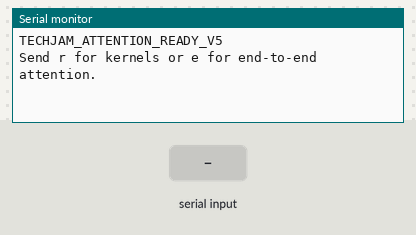
A sketch run on a simulated ESP32-C3. On the bench: the last lines printed to the serial monitor. The test bench sets the inputs (shaded band).

Above: at 1.4 s.
1.5 s: "r90\n" received over Serial
At 2.4 s:
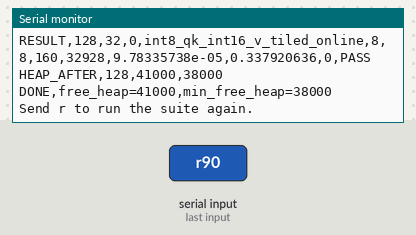
3.0 s: "e90\n" received over Serial
At 3.5 s:
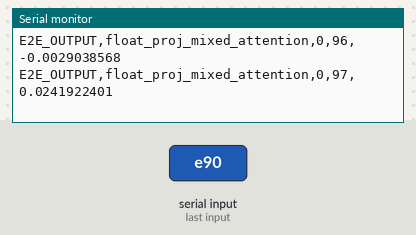
Timing chart, 0 to 6.0 s (numbered marks = the images above; inputs shaded):
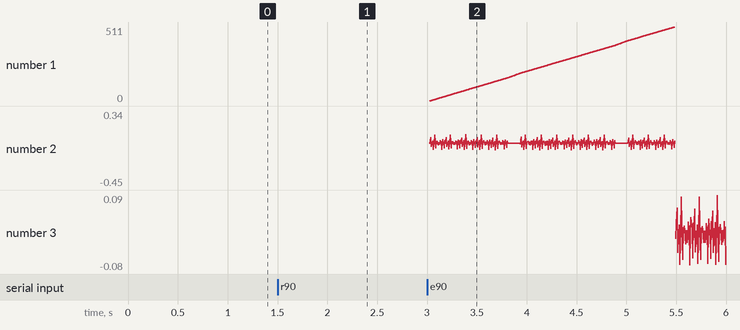

Measured:
- after the input at 1.5 s, the serial monitor: prints a new line at once (image 1)
- after the input at 3.0 s, the serial monitor: prints a new line at once (image 2)

The sketch:

esp32_attention_benchmark.ino
```cpp
#include <Arduino.h>
#include <esp_heap_caps.h>
#include <esp_timer.h>

#include "attention_kernels.h"
#include "end_to_end_attention.h"

namespace {

constexpr uint16_t TILE_SIZE = 8;
constexpr float RELATIVE_TOLERANCE = 0.02f;
constexpr float ABSOLUTE_TOLERANCE = 0.002f;
constexpr uint8_t MAX_TIMING_SAMPLES = 7;

constexpr EndToEndConfig END_TO_END_CONFIG = {16, 32, 4, TILE_SIZE};

const AttentionShape SHAPES[] = {
    {8, 8, false},
    {16, 16, false},
    {32, 16, false},
    {32, 32, false},
    {64, 32, false},
    {64, 32, true},
    {64, 64, false},
    {96, 32, false},
    {128, 32, false},
};

enum class Kernel : uint8_t {
  Materialized,
  TiledExact,
  TiledFastExp,
  Int8Materialized,
  Int8TiledExact,
  Int8QKInt16VMaterialized,
  Int8QKInt16VTiledExact,
};

struct Buffers {
  float *query = nullptr;
  float *key = nullptr;
  float *value = nullptr;
  float *reference = nullptr;
  float *candidate = nullptr;
  float *scores = nullptr;
  float *scratch_scores = nullptr;
  float *scratch_value = nullptr;
  int8_t *query_int8 = nullptr;
  int8_t *key_int8 = nullptr;
  int8_t *value_int8 = nullptr;
  int16_t *value_int16 = nullptr;
  QuantizationScales scales = {1.0f, 1.0f, 1.0f};
  QuantizationScales scales_int16 = {1.0f, 1.0f, 1.0f};
};

uint32_t random_state = 0xC001D00Du;

uint32_t nextRandom() {
  random_state = random_state * 1664525u + 1013904223u;
  return random_state;
}

float randomFloat() {
  const int32_t centered = static_cast<int32_t>((nextRandom() >> 8) & 0xFFFFu) -
                           32768;
  return static_cast<float>(centered) / 65536.0f;
}

void fillInputs(Buffers &buffers, size_t elements) {
  random_state = 0xC001D00Du;
  for (size_t index = 0; index < elements; ++index) {
    buffers.query[index] = randomFloat();
    buffers.key[index] = randomFloat();
    buffers.value[index] = randomFloat() * 2.0f;
  }
}

float quantizeSymmetric(const float *source,
                        int8_t *destination,
                        size_t elements) {
  float maximum = 0.0f;
  for (size_t index = 0; index < elements; ++index) {
    const float magnitude = fabsf(source[index]);
    if (magnitude > maximum) {
      maximum = magnitude;
    }
  }

  const float scale = maximum > 0.0f ? maximum / 127.0f : 1.0f;
  const float inverse_scale = 1.0f / scale;
  for (size_t index = 0; index < elements; ++index) {
    int32_t quantized =
        static_cast<int32_t>(lroundf(source[index] * inverse_scale));
    if (quantized > 127) {
      quantized = 127;
    } else if (quantized < -127) {
      quantized = -127;
    }
    destination[index] = static_cast<int8_t>(quantized);
  }
  return scale;
}

float quantizeSymmetricInt16(const float *source,
                             int16_t *destination,
                             size_t elements) {
  float maximum = 0.0f;
  for (size_t index = 0; index < elements; ++index) {
    const float magnitude = fabsf(source[index]);
    if (magnitude > maximum) {
      maximum = magnitude;
    }
  }

  const float scale = maximum > 0.0f ? maximum / 32767.0f : 1.0f;
  const float inverse_scale = 1.0f / scale;
  for (size_t index = 0; index < elements; ++index) {
    int32_t quantized =
        static_cast<int32_t>(lroundf(source[index] * inverse_scale));
    if (quantized > 32767) {
      quantized = 32767;
    } else if (quantized < -32767) {
      quantized = -32767;
    }
    destination[index] = static_cast<int16_t>(quantized);
  }
  return scale;
}

void quantizeInputs(Buffers &buffers, size_t elements) {
  buffers.scales.query =
      quantizeSymmetric(buffers.query, buffers.query_int8, elements);
  buffers.scales.key =
      quantizeSymmetric(buffers.key, buffers.key_int8, elements);
  buffers.scales.value =
      quantizeSymmetric(buffers.value, buffers.value_int8, elements);
  buffers.scales_int16.query = buffers.scales.query;
  buffers.scales_int16.key = buffers.scales.key;
  buffers.scales_int16.value =
      quantizeSymmetricInt16(buffers.value, buffers.value_int16, elements);
}

void releaseBuffers(Buffers &buffers) {
  free(buffers.query);
  free(buffers.key);
  free(buffers.value);
  free(buffers.reference);
  free(buffers.candidate);
  free(buffers.scores);
  free(buffers.scratch_scores);
  free(buffers.scratch_value);
  free(buffers.query_int8);
  free(buffers.key_int8);
  free(buffers.value_int8);
  free(buffers.value_int16);
  buffers = Buffers{};
}

bool allocateBuffers(const AttentionShape &shape, Buffers &buffers) {
  const size_t matrix_elements =
      static_cast<size_t>(shape.sequence) * shape.head_dimension;
  const size_t matrix_bytes = matrix_elements * sizeof(float);
  buffers.query = static_cast<float *>(malloc(matrix_bytes));
  buffers.key = static_cast<float *>(malloc(matrix_bytes));
  buffers.value = static_cast<float *>(malloc(matrix_bytes));
  buffers.reference = static_cast<float *>(malloc(matrix_bytes));
  buffers.candidate = static_cast<float *>(malloc(matrix_bytes));
  buffers.scores = static_cast<float *>(malloc(materializedWorkspaceBytes(shape)));
  buffers.scratch_scores =
      static_cast<float *>(malloc(TILE_SIZE * sizeof(float)));
  buffers.scratch_value =
      static_cast<float *>(malloc(shape.head_dimension * sizeof(float)));
  buffers.query_int8 = static_cast<int8_t *>(malloc(matrix_elements));
  buffers.key_int8 = static_cast<int8_t *>(malloc(matrix_elements));
  buffers.value_int8 = static_cast<int8_t *>(malloc(matrix_elements));
  buffers.value_int16 =
      static_cast<int16_t *>(malloc(matrix_elements * sizeof(int16_t)));

  const bool allocated = buffers.query && buffers.key && buffers.value &&
                         buffers.reference && buffers.candidate &&
                         buffers.scores && buffers.scratch_scores &&
                         buffers.scratch_value && buffers.query_int8 &&
                         buffers.key_int8 && buffers.value_int8 &&
                         buffers.value_int16;
  if (!allocated) {
    releaseBuffers(buffers);
  }
  return allocated;
}

void runKernel(Kernel kernel,
               const AttentionShape &shape,
               Buffers &buffers,
               float *output) {
  switch (kernel) {
    case Kernel::Materialized:
      attentionMaterializedReference(buffers.query, buffers.key, buffers.value,
                                     output, buffers.scores, shape);
      break;
    case Kernel::TiledExact:
      attentionTiledOnlineExact(buffers.query, buffers.key, buffers.value,
                                output, buffers.scratch_scores,
                                buffers.scratch_value, TILE_SIZE, shape);
      break;
    case Kernel::TiledFastExp:
      attentionTiledOnlineFastExp(buffers.query, buffers.key, buffers.value,
                                  output, buffers.scratch_scores,
                                  buffers.scratch_value, TILE_SIZE, shape);
      break;
    case Kernel::Int8Materialized:
      attentionMaterializedInt8(
          buffers.query_int8, buffers.key_int8, buffers.value_int8,
          buffers.scales, output, buffers.scores, shape);
      break;
    case Kernel::Int8TiledExact:
      attentionTiledOnlineInt8(
          buffers.query_int8, buffers.key_int8, buffers.value_int8,
          buffers.scales, output, buffers.scratch_scores,
          buffers.scratch_value, TILE_SIZE, shape);
      break;
    case Kernel::Int8QKInt16VMaterialized:
      attentionMaterializedInt8QKInt16V(
          buffers.query_int8, buffers.key_int8, buffers.value_int16,
          buffers.scales_int16, output, buffers.scores, shape);
      break;
    case Kernel::Int8QKInt16VTiledExact:
      attentionTiledOnlineInt8QKInt16V(
          buffers.query_int8, buffers.key_int8, buffers.value_int16,
          buffers.scales_int16, output, buffers.scratch_scores,
          buffers.scratch_value, TILE_SIZE, shape);
      break;
  }
}

const char *kernelName(Kernel kernel) {
  switch (kernel) {
    case Kernel::Materialized:
      return "materialized_ref";
    case Kernel::TiledExact:
      return "tiled_online_exact";
    case Kernel::TiledFastExp:
      return "tiled_online_fast_exp";
    case Kernel::Int8Materialized:
      return "int8_materialized";
    case Kernel::Int8TiledExact:
      return "int8_tiled_online";
    case Kernel::Int8QKInt16VMaterialized:
      return "int8_qk_int16_v_materialized";
    case Kernel::Int8QKInt16VTiledExact:
      return "int8_qk_int16_v_tiled_online";
  }
  return "unknown";
}

uint8_t repetitionsFor(const AttentionShape &shape) {
  const uint32_t dot_products =
      static_cast<uint32_t>(shape.sequence) * shape.sequence *
      shape.head_dimension;
  if (dot_products >= 262144u) {
    return 3;
  }
  if (dot_products >= 65536u) {
    return 5;
  }
  return MAX_TIMING_SAMPLES;
}

uint64_t median(uint64_t *values, uint8_t count) {
  for (uint8_t index = 1; index < count; ++index) {
    const uint64_t value = values[index];
    uint8_t position = index;
    while (position > 0 && values[position - 1] > value) {
      values[position] = values[position - 1];
      --position;
    }
    values[position] = value;
  }
  return values[count / 2];
}

struct TimingStats {
  uint64_t median_us;
  uint64_t minimum_us;
};

TimingStats benchmarkKernel(Kernel kernel,
                            const AttentionShape &shape,
                            Buffers &buffers,
                            float *output) {
  runKernel(kernel, shape, buffers, output);
  const uint8_t repetitions = repetitionsFor(shape);
  uint64_t samples[MAX_TIMING_SAMPLES];
  uint64_t minimum = UINT64_MAX;

  for (uint8_t repetition = 0; repetition < repetitions; ++repetition) {
    const int64_t start = esp_timer_get_time();
    runKernel(kernel, shape, buffers, output);
    const uint64_t elapsed =
        static_cast<uint64_t>(esp_timer_get_time() - start);
    samples[repetition] = elapsed;
    if (elapsed < minimum) {
      minimum = elapsed;
    }
    yield();
  }

  return {median(samples, repetitions), minimum};
}

size_t kernelWorkingSetBytes(Kernel kernel, const AttentionShape &shape) {
  if (kernel == Kernel::Int8Materialized) {
    return materializedInt8WorkingSetBytes(shape);
  }
  if (kernel == Kernel::Int8TiledExact) {
    return tiledOnlineInt8WorkingSetBytes(shape, TILE_SIZE);
  }
  if (kernel == Kernel::Int8QKInt16VMaterialized) {
    return materializedInt8QKInt16VWorkingSetBytes(shape);
  }
  if (kernel == Kernel::Int8QKInt16VTiledExact) {
    return tiledOnlineInt8QKInt16VWorkingSetBytes(shape, TILE_SIZE);
  }
  const size_t activations =
      static_cast<size_t>(4) * shape.sequence * shape.head_dimension *
      sizeof(float);  // Q, K, V, output
  return activations +
         (kernel == Kernel::Materialized
              ? materializedWorkspaceBytes(shape)
              : tiledOnlineWorkspaceBytes(shape, TILE_SIZE));
}

size_t kernelWorkspaceBytes(Kernel kernel, const AttentionShape &shape) {
  return kernel == Kernel::Materialized ||
                 kernel == Kernel::Int8Materialized ||
                 kernel == Kernel::Int8QKInt16VMaterialized
             ? materializedWorkspaceBytes(shape)
             : tiledOnlineWorkspaceBytes(shape, TILE_SIZE);
}

void printResult(const AttentionShape &shape,
                 Kernel kernel,
                 const TimingStats &timing,
                 const AccuracyStats &accuracy) {
  const bool passed = accuracy.failed_elements == 0;
  Serial.printf(
      "RESULT,%u,%u,%u,%s,%llu,%llu,%u,%u,%.9g,%.9g,%lu,%s\n",
      shape.sequence, shape.head_dimension, shape.causal ? 1 : 0,
      kernelName(kernel),
      static_cast<unsigned long long>(timing.median_us),
      static_cast<unsigned long long>(timing.minimum_us),
      static_cast<unsigned int>(kernelWorkspaceBytes(kernel, shape)),
      static_cast<unsigned int>(kernelWorkingSetBytes(kernel, shape)),
      accuracy.max_absolute_error, accuracy.max_relative_error,
      static_cast<unsigned long>(accuracy.failed_elements),
      passed ? "PASS" : "FAIL");
}

void benchmarkShape(const AttentionShape &shape) {
  Buffers buffers;
  const size_t elements =
      static_cast<size_t>(shape.sequence) * shape.head_dimension;
  if (!allocateBuffers(shape, buffers)) {
    Serial.printf("SKIP,%u,%u,%u,allocation_failed,%u\n", shape.sequence,
                  shape.head_dimension, shape.causal ? 1 : 0,
                  static_cast<unsigned int>(ESP.getFreeHeap()));
    return;
  }

  fillInputs(buffers, elements);
  quantizeInputs(buffers, elements);
  runKernel(Kernel::Materialized, shape, buffers, buffers.reference);

  const AccuracyStats reference_accuracy =
      {0.0f, 0.0f, 0, static_cast<uint32_t>(elements)};
  const TimingStats reference_timing = benchmarkKernel(
      Kernel::Materialized, shape, buffers, buffers.reference);
  printResult(shape, Kernel::Materialized, reference_timing,
              reference_accuracy);

  const Kernel candidates[] = {
      Kernel::TiledExact,
      Kernel::TiledFastExp,
      Kernel::Int8Materialized,
      Kernel::Int8TiledExact,
      Kernel::Int8QKInt16VMaterialized,
      Kernel::Int8QKInt16VTiledExact,
  };
  for (Kernel kernel : candidates) {
    runKernel(kernel, shape, buffers, buffers.candidate);
    const AccuracyStats accuracy = compareAttentionOutputs(
        buffers.reference, buffers.candidate, elements, RELATIVE_TOLERANCE,
        ABSOLUTE_TOLERANCE);
    const TimingStats timing =
        benchmarkKernel(kernel, shape, buffers, buffers.candidate);
    printResult(shape, kernel, timing, accuracy);
  }

  releaseBuffers(buffers);
  Serial.printf("HEAP_AFTER,%u,%u,%u\n", shape.sequence,
                static_cast<unsigned int>(ESP.getFreeHeap()),
                static_cast<unsigned int>(ESP.getMinFreeHeap()));
}

void runBenchmarkSuite() {
  Serial.println("TECHJAM_ATTENTION_BENCHMARK_V3");
  Serial.printf("DEVICE,ESP32-C3,%uMHz,free_heap=%u,min_free_heap=%u\n",
                static_cast<unsigned int>(getCpuFrequencyMhz()),
                static_cast<unsigned int>(ESP.getFreeHeap()),
                static_cast<unsigned int>(ESP.getMinFreeHeap()));
  Serial.printf("CONFIG,tile=%u,rtol=%.6g,atol=%.6g,float_bytes=%u\n",
                TILE_SIZE, RELATIVE_TOLERANCE, ABSOLUTE_TOLERANCE,
                static_cast<unsigned int>(sizeof(float)));
  Serial.println(
      "CSV,sequence,head_dimension,causal,kernel,median_us,min_us,"
      "workspace_bytes,working_set_bytes,max_abs_error,max_relative_error,"
      "failed_elements,status");

  for (const AttentionShape &shape : SHAPES) {
    benchmarkShape(shape);
  }

  Serial.printf("DONE,free_heap=%u,min_free_heap=%u\n",
                static_cast<unsigned int>(ESP.getFreeHeap()),
                static_cast<unsigned int>(ESP.getMinFreeHeap()));
  Serial.println("Send r to run the suite again.");
}

uint64_t benchmarkEndToEnd(EndToEndBuffers &buffers,
                           bool causal,
                           uint8_t candidate) {
  constexpr uint8_t REPETITIONS = 5;
  uint64_t samples[REPETITIONS];
  for (uint8_t repetition = 0; repetition < REPETITIONS; ++repetition) {
    const int64_t start = esp_timer_get_time();
    if (candidate == 1) {
      runEndToEndMixedTiled(END_TO_END_CONFIG, buffers, causal);
    } else if (candidate == 2) {
      runEndToEndIntProjectionMixedTiled(END_TO_END_CONFIG, buffers, causal);
    } else {
      runEndToEndFloatReference(END_TO_END_CONFIG, buffers, causal);
    }
    samples[repetition] =
        static_cast<uint64_t>(esp_timer_get_time() - start);
    yield();
  }
  return median(samples, REPETITIONS);
}

const char *endToEndCandidateName(uint8_t candidate) {
  return candidate == 2 ? "int16_act_int8_proj_mixed_attention"
                        : "float_proj_mixed_attention";
}

void runEndToEndCandidate(EndToEndBuffers &buffers,
                          bool causal,
                          uint8_t candidate) {
  if (candidate == 2) {
    runEndToEndIntProjectionMixedTiled(END_TO_END_CONFIG, buffers, causal);
  } else {
    runEndToEndMixedTiled(END_TO_END_CONFIG, buffers, causal);
  }
}

void emitEndToEndOutput(const EndToEndBuffers &buffers,
                        bool causal,
                        uint8_t candidate) {
  const size_t elements = static_cast<size_t>(END_TO_END_CONFIG.sequence) *
                          END_TO_END_CONFIG.model_dimension;
  for (size_t index = 0; index < elements; ++index) {
    Serial.printf("E2E_OUTPUT,%s,%u,%u,%.9g\n",
                  endToEndCandidateName(candidate), causal ? 1 : 0,
                  static_cast<unsigned int>(index), buffers.candidate[index]);
  }
}

void runEndToEndSuite() {
  Serial.println("TECHJAM_END_TO_END_ATTENTION_V2");
  Serial.printf(
      "E2E_CONFIG,sequence=%u,model_dimension=%u,heads=%u,head_dimension=%u,"
      "tile=%u,padding_rule=token_mod_7_not_5\n",
      END_TO_END_CONFIG.sequence, END_TO_END_CONFIG.model_dimension,
      END_TO_END_CONFIG.heads,
      END_TO_END_CONFIG.model_dimension / END_TO_END_CONFIG.heads,
      END_TO_END_CONFIG.tile_size);

  EndToEndBuffers buffers;
  if (!allocateEndToEndBuffers(END_TO_END_CONFIG, buffers)) {
    Serial.printf("E2E_ERROR,allocation_failed,free_heap=%u\n",
                  static_cast<unsigned int>(ESP.getFreeHeap()));
    Serial.println("E2E_DONE");
    return;
  }
  initializeEndToEndFixture(END_TO_END_CONFIG, buffers);
  const size_t elements = static_cast<size_t>(END_TO_END_CONFIG.sequence) *
                          END_TO_END_CONFIG.model_dimension;

  for (uint8_t causal_value = 0; causal_value <= 1; ++causal_value) {
    const bool causal = causal_value != 0;
    runEndToEndFloatReference(END_TO_END_CONFIG, buffers, causal);
    const uint64_t reference_us = benchmarkEndToEnd(buffers, causal, 0);
    for (uint8_t candidate = 1; candidate <= 2; ++candidate) {
      runEndToEndCandidate(buffers, causal, candidate);
      const AccuracyStats accuracy = compareAttentionOutputs(
          buffers.reference, buffers.candidate, elements, RELATIVE_TOLERANCE,
          ABSOLUTE_TOLERANCE);
      const uint64_t candidate_us =
          benchmarkEndToEnd(buffers, causal, candidate);
      // Re-run after timing so emitted values belong to this candidate.
      runEndToEndCandidate(buffers, causal, candidate);
      const size_t working_set =
          candidate == 2
              ? endToEndIntProjectionWorkingSetBytes(END_TO_END_CONFIG)
              : endToEndMixedWorkingSetBytes(END_TO_END_CONFIG);
      Serial.printf(
          "E2E_RESULT,%s,%u,%llu,%llu,%.6f,%u,%u,%.9g,%.9g,%lu,%s\n",
          endToEndCandidateName(candidate), causal ? 1 : 0,
          static_cast<unsigned long long>(reference_us),
          static_cast<unsigned long long>(candidate_us),
          static_cast<double>(reference_us) /
              static_cast<double>(candidate_us),
          static_cast<unsigned int>(
              endToEndMixedWorkspaceBytes(END_TO_END_CONFIG)),
          static_cast<unsigned int>(working_set),
          accuracy.max_absolute_error, accuracy.max_relative_error,
          static_cast<unsigned long>(accuracy.failed_elements),
          accuracy.failed_elements == 0 ? "PASS" : "FAIL");
      emitEndToEndOutput(buffers, causal, candidate);
    }
  }

  releaseEndToEndBuffers(buffers);
  Serial.printf("E2E_DONE,free_heap=%u,min_free_heap=%u\n",
                static_cast<unsigned int>(ESP.getFreeHeap()),
                static_cast<unsigned int>(ESP.getMinFreeHeap()));
  Serial.println("Send e to run the end-to-end suite again.");
}

}  // namespace

void setup() {
  Serial.begin(115200);
  const unsigned long serial_deadline = millis() + 5000;
  while (!Serial && static_cast<long>(serial_deadline - millis()) > 0) {
    delay(10);
  }
  delay(250);
  Serial.println("TECHJAM_ATTENTION_READY_V5");
  Serial.println("Send r for kernels or e for end-to-end attention.");
}

void loop() {
  if (Serial.available()) {
    const char command = static_cast<char>(Serial.read());
    if (command == 'r' || command == 'R') {
      runBenchmarkSuite();
    } else if (command == 'e' || command == 'E') {
      runEndToEndSuite();
    }
  }
  delay(20);
}
```

Source omitted: attention_kernels.cpp (19798 bytes), attention_kernels.h (4946 bytes), end_to_end_attention.cpp (24800 bytes), end_to_end_attention.h (2928 bytes)
